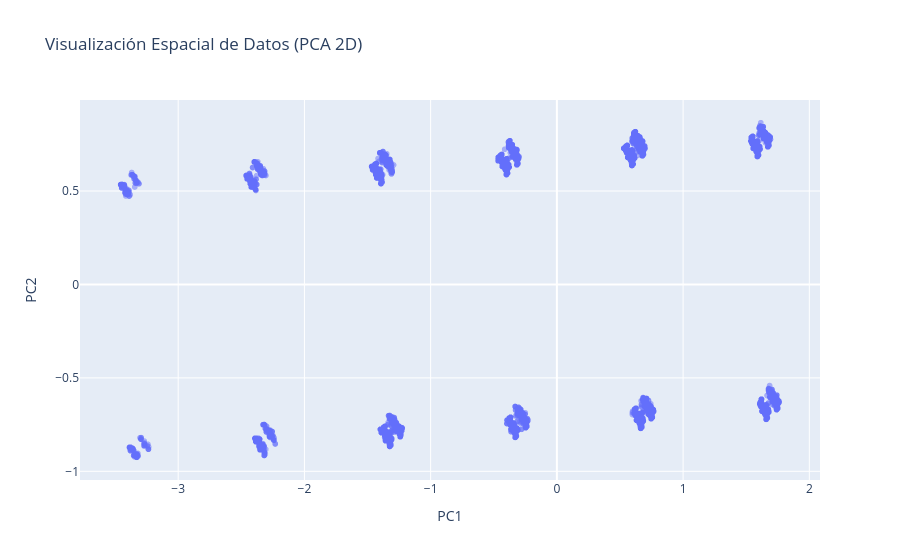

Write notebook code for a chart like this one.
### Code cell
import plotly.express as px

# Graficamos PC1 vs PC2
fig_check = px.scatter(
    df_final_pca, 
    x='PC1', 
    y='PC2', 
    title="Visualización Espacial de Datos (PCA 2D)",
    opacity=0.5
)
fig_check.show()

### Figure 1 — Plotly figure (JSON) as saved in the notebook; plotly's stock layout.template omitted (floating-point values rounded to 4 significant figures; data arrays with more than 128 entries replaced by an {"elided": "..."} marker saying what was removed)
{"data": [{"hovertemplate": "PC1=%{x}<br>PC2=%{y}<extra></extra>", "legendgroup": "", "marker": {"color": "#636efa", "opacity": 0.5, "symbol": "circle"}, "mode": "markers", "name": "", "showlegend": false, "type": "scattergl", "x": {"elided": "14683 float values"}, "xaxis": "x", "y": {"elided": "14683 float values"}, "yaxis": "y"}], "layout": {"legend": {"tracegroupgap": 0}, "title": {"text": "Visualización Espacial de Datos (PCA 2D)"}, "xaxis": {"anchor": "y", "domain": [0, 1], "title": {"text": "PC1"}}, "yaxis": {"anchor": "x", "domain": [0, 1], "title": {"text": "PC2"}}}}
